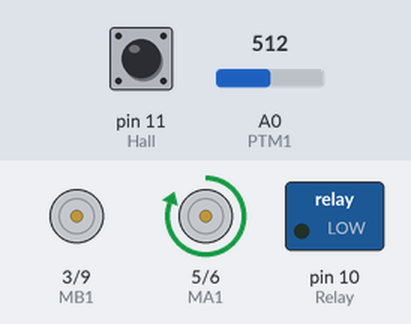
Bench run of a sketch on a simulated Arduino Uno, built with avr-gcc and run on an emulated ATmega328P. On the bench: motor-driver pin pairs drawn as motors (green arrow = first pin HIGH = forward, orange = second pin HIGH = backward, longer = more drive, scaled by the enable pin), switched loads named in the sketch (green lamp = pin HIGH). Inputs (shaded band) come from the test bench; at power-on: pin 11 (Hall) LOW, A0 (PTM1) = 512.

Above: at 1.2 s.
1.3 s: pin 11 (Hall) pulsed HIGH 2 times (0.12 s each, 0.3 s apart)
At 2.0 s:
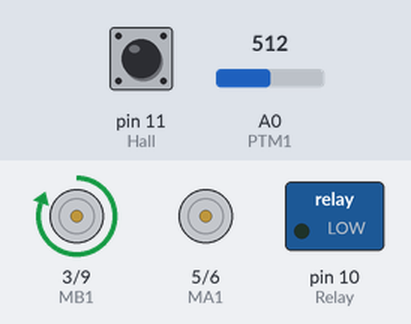
3.4 s: A0 (PTM1) set to 1008
4.9 s: A0 (PTM1) set to 1023
6.4 s: A0 (PTM1) set to 900
At 7.4 s:
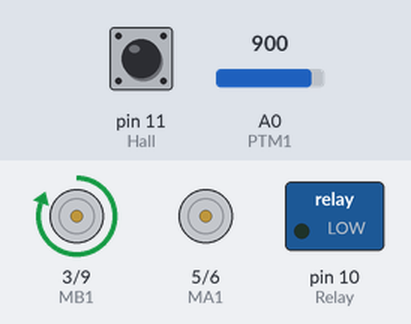
Timing chart, 0 to 8.9 s (numbered marks = the images above; inputs shaded):
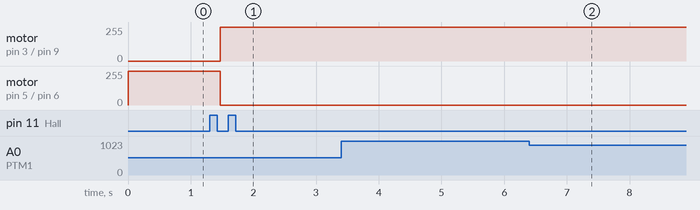

The sketch:

Smart_Heater.ino
```cpp
#define ESPTX 2
#define ESPRX 8
#define enableA 7
#define enableB 4
#define MB1 3
#define MB2 9
#define MA1 5
#define MA2 6
#define Relay 10
#define Hall 11
#define B 17
#define R 19
#define G 16
#define PTM1 A0
#define PTM2 A1
bool updown = false;
int leds[7][3]={{R,0,0},{G,0,0},{B,0,0},{R,G,0},{R,B,0},{B,G,0},{R,G,B}};
void setup() {
  Serial.begin(9600);
  pinMode(enableA,OUTPUT);
  pinMode(enableB,OUTPUT);
  pinMode(MA1, OUTPUT);
  pinMode(MA2, OUTPUT);
  pinMode(MB1, OUTPUT);
  pinMode(MB2, OUTPUT);
  pinMode(Hall, INPUT);
  pinMode(Relay, OUTPUT);
  digitalWrite(enableA,1);
  digitalWrite(enableB,1);

}

void loop() {

  if(get_pot1() < 1023 && updown == false){

    go_up(true);
    turn_on_heater();
    updown = true;
  }

  if(get_pot1() == 1023 && updown == true){

    turn_off_heater();
    go_up(false);
    updown = false;
  }


    for(int i=0; i<7;i++){
      fade_pin(leds[i],true,200);
       if(get_pot1() == 1023 && updown == true){
        break;
       }
       else if(get_pot1() < 1023 && updown == false){
        break;
       }
      fade_pin(leds[i],false,200);
    }


}

int get_pot1(){
  return analogRead(PTM1);
}

int get_pot2(){
  return analogRead(PTM2);
}

void turn_on_heater(){
//  digitalWrite(Relay,1);
  digitalWrite(MB1,1);
  digitalWrite(MB2,0);
}

void turn_off_heater(){
//  digitalWrite(Relay,0);
  digitalWrite(MB1,0);
  digitalWrite(MB2,0);
}

void go_up(bool yesorno){

  while(get_hall() == 0){

    if(yesorno == false){
      retract();
    }
    else{
      extend();
    }
  }

  while(get_hall() == 1){

    if(yesorno == false){
      retract();
    }
    else{
      extend();
    }
  }
  delay(50);
  stop_();
}
void fade_pin(int pin[],bool fade_in,int speed_){
  if(fade_in == true){
    for(int val=0;val<=100;val++){
      int wait=0;
      while(wait < speed_){
        for(int idx=0; idx < 3; idx++){
          if(pin[idx] != 0){
            digitalWrite(pin[idx],1);
          }
        }
        delayMicroseconds(val);
        for(int idx=0; idx < 3; idx++){
          if(pin[idx] != 0){
            digitalWrite(pin[idx],0);
          }
        }
        delayMicroseconds(100-val);
        wait ++;
      }
    }
  }
  else{
    for(int val=100;val>=0;val--){
      int wait=0;
      while(wait < speed_){
        for(int idx=0; idx < 3; idx++){
          if(pin[idx] != 0){
            digitalWrite(pin[idx],1);
          }
        }
        delayMicroseconds(val);
        for(int idx=0; idx < 3; idx++){
          if(pin[idx] != 0){
            digitalWrite(pin[idx],0);
          }
        }
        delayMicroseconds(100-val);
      wait ++;
      }
    }
  }
}

int get_hall(){
  return digitalRead(Hall);
}

void retract(){
  digitalWrite(MA1,0);
  digitalWrite(MA2,1);
}

void extend(){
  digitalWrite(MA1,1);
  digitalWrite(MA2,0);
}

void stop_(){
  digitalWrite(MA1,0);
  digitalWrite(MA2,0);
}
```

Measured:
- after the input at 1.3 s, motor on pin 3 (MB1) / pin 9 (MB2): stopped → forward 255/255 after 0.17 s; motor on pin 5 (MA1) / pin 6 (MA2): forward 255/255 → stopped after 0.17 s
- after the input at 3.4 s, every drawn part: stays the same
- after the input at 4.9 s, every drawn part: stays the same
- after the input at 6.4 s, motor on pin 3 (MB1) / pin 9 (MB2): stays forward 255/255 (without the input it goes to stopped after 1.9 s); motor on pin 5 (MA1) / pin 6 (MA2): stays stopped (without the input it goes to backward 255/255 after 1.9 s)
